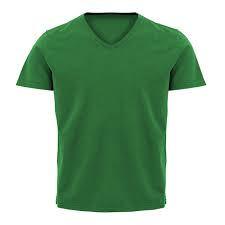
#> input picture extra/imagens_exemplos/camisa.png, 225 x 225 px, found by its file name
$ jupyter execute --allow-errors aula7.ipynb
#> lines starting #> are read from the running program, lines starting #| are printed output that depends on the picture; after the words box and inside, x2 and y2 are one past the last pixel; in counts of white or black regions, pixels touching at a corner belong together
[cell 1]
import numpy as np
import matplotlib.pyplot as plt
import cv2

from PIL import Image
from google.colab import files

from tensorflow.keras.datasets import fashion_mnist

from sklearn.svm import SVC
from sklearn.pipeline import Pipeline
from sklearn.preprocessing import StandardScaler
from sklearn.metrics import accuracy_score, classification_report, ConfusionMatrixDisplay

#> (the rest of this cell did not finish here and is left out)

[cell 2]
modelo_svm = Pipeline([
    ("scaler", StandardScaler()),
    ("svm", SVC(kernel="rbf", C=10, gamma="scale"))
])

#> (the rest of this cell did not finish here and is left out)

[cell 3]
def preparar_imagem_fashion(imagem_np):
    img = imagem_np.astype(np.uint8)

    img_blur = cv2.GaussianBlur(img, (3, 3), 0)

    # Binarização: fundo -> preto / objeto -> branco
    _, thresh = cv2.threshold(
        img_blur,
        0,
        255,
        cv2.THRESH_BINARY_INV + cv2.THRESH_OTSU
    )

    coords = cv2.findNonZero(thresh)

    if coords is None:
        raise ValueError("Nenhum objeto encontrado na imagem.")

    x, y, w, h = cv2.boundingRect(coords)

    objeto = thresh[y:y+h, x:x+w]

    altura, largura = objeto.shape

    if altura > largura:
        nova_altura = 20
        nova_largura = max(1, int(largura * 20 / altura))
    else:
        nova_largura = 20
        nova_altura = max(1, int(altura * 20 / largura))

    objeto_redim = cv2.resize(
        objeto,
        (nova_largura, nova_altura),
        interpolation=cv2.INTER_AREA
    )

    img_28 = np.zeros((28, 28), dtype=np.uint8)

    x_offset = (28 - nova_largura) // 2
    y_offset = (28 - nova_altura) // 2

    img_28[
        y_offset:y_offset+nova_altura,
        x_offset:x_offset+nova_largura
    ] = objeto_redim

    vetor = img_28.reshape(1, -1) / 255.0

    return vetor, img_28

[cell 4]
uploaded = files.upload()
#> the answer given: camisa.png

nome_arquivo = list(uploaded.keys())[0]

imagem = Image.open(nome_arquivo).convert("L")
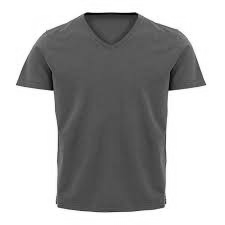
#> imagem: PIL image 225x225 L; min 2, max 255, mean 170.5
imagem_np = np.array(imagem)

vetor, imagem_processada = preparar_imagem_fashion(imagem_np)
#> in preparar_imagem_fashion, `_, thresh = cv2.threshold( img_blur, 0, 255, cv2.THRESH_BINARY_INV + c..`:
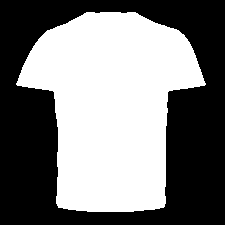
#> thresh: shape (225, 225); 48.9% white; 1 white region, box (x1, y1, x2, y2) and area: (16, 12, 206, 212) 24744
#> in preparar_imagem_fashion, `coords = cv2.findNonZero(thresh)`: coords = contour of 24744 points, box (x1, y1, x2, y2) (16, 12, 206, 212), area 324
#> in preparar_imagem_fashion, `x, y, w, h = cv2.boundingRect(coords)`: x = 16; y = 12; w = 190; h = 200
#> in preparar_imagem_fashion, `objeto = thresh[y:y+h, x:x+w]`:
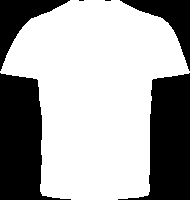
#> objeto: shape (200, 190); 65.1% white; 6 black regions (2 under 20 px), largest, box (x1, y1, x2, y2) and area: (0, 73, 71, 200) 5094, (118, 73, 190, 200) 4969, (0, 0, 70, 71) 1653, (120, 0, 190, 71) 1529
#> in preparar_imagem_fashion, `img_28[ y_offset:y_offset+nova_altura, x_offset:x_offset+nova_largura ..`:
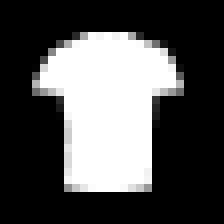
#> img_28: shape (28, 28) (shown 8 times larger); min 0, max 255, mean 80.5

#> (the rest of this cell did not finish here and is left out)
